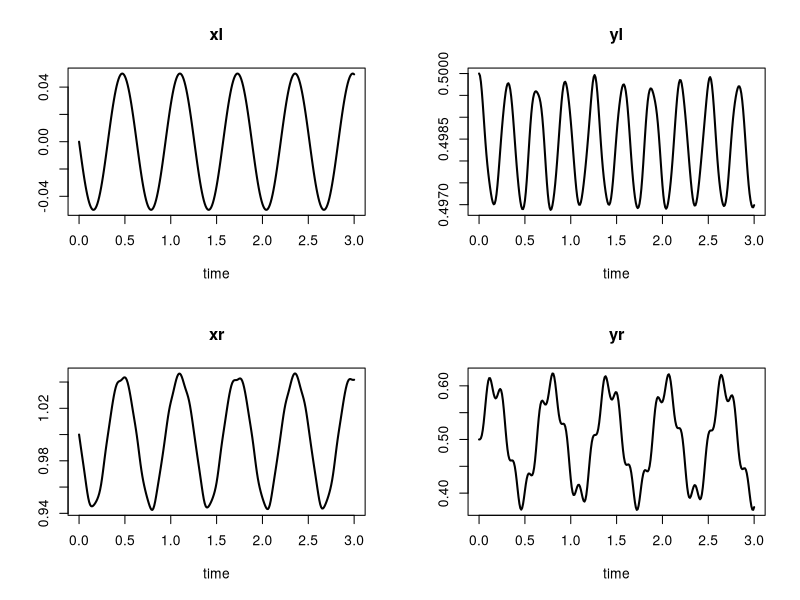
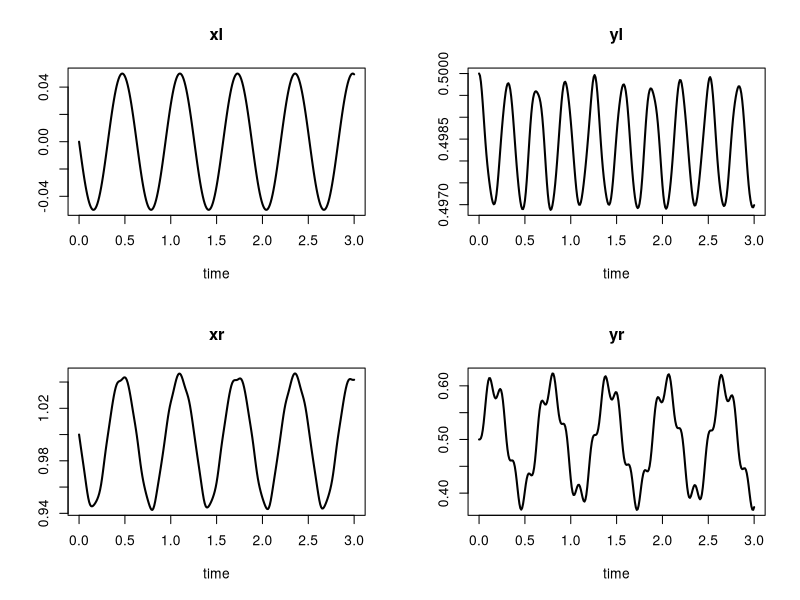
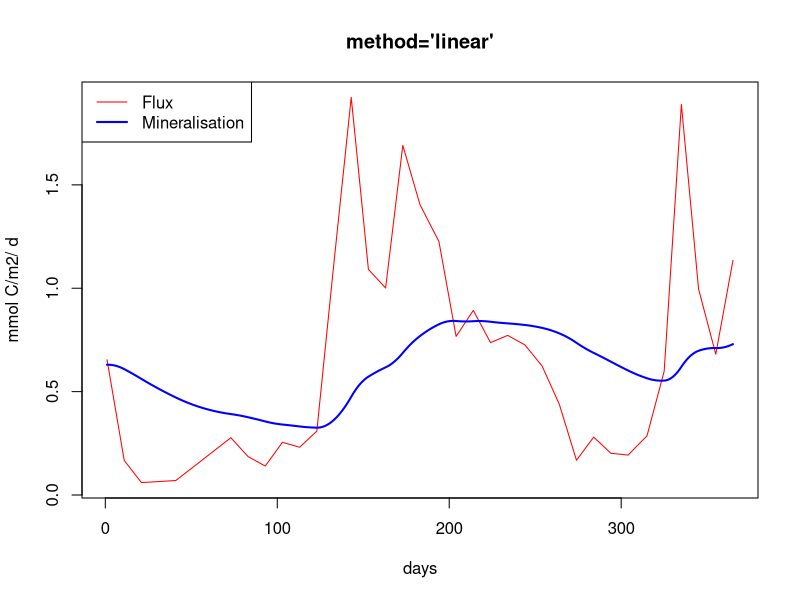
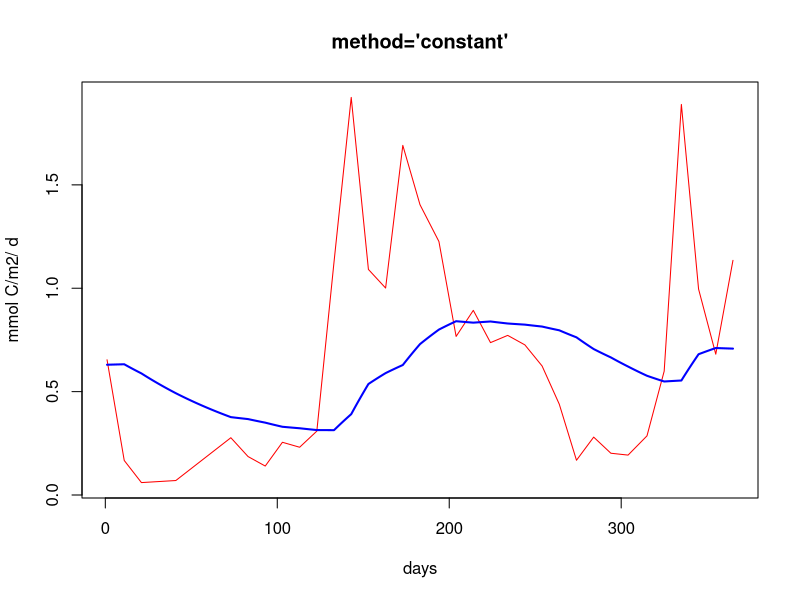
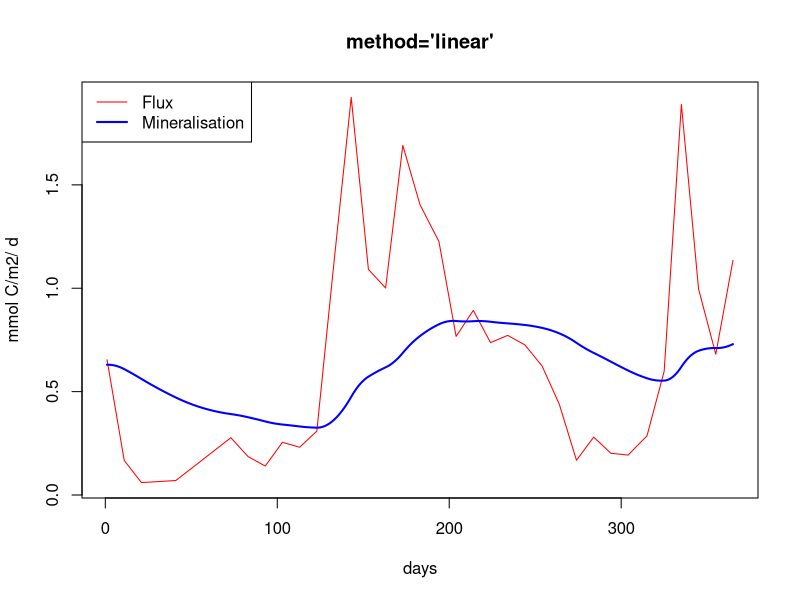
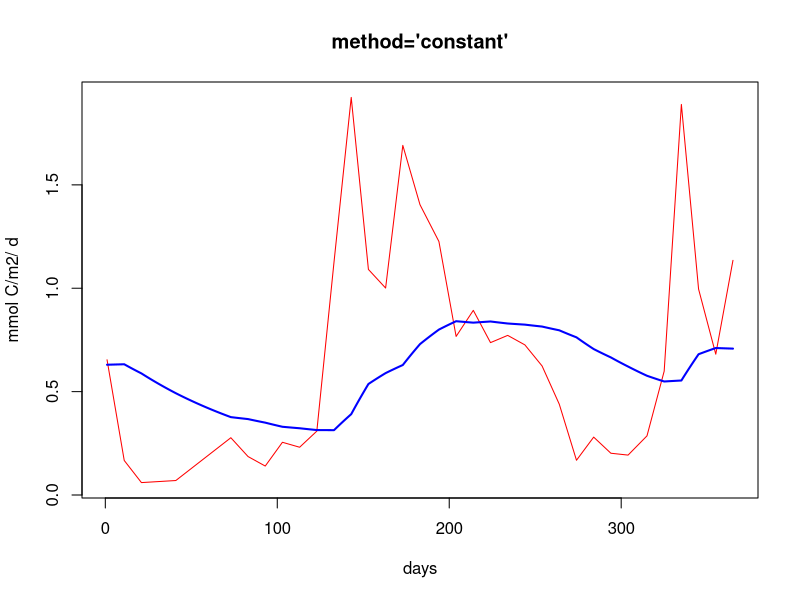
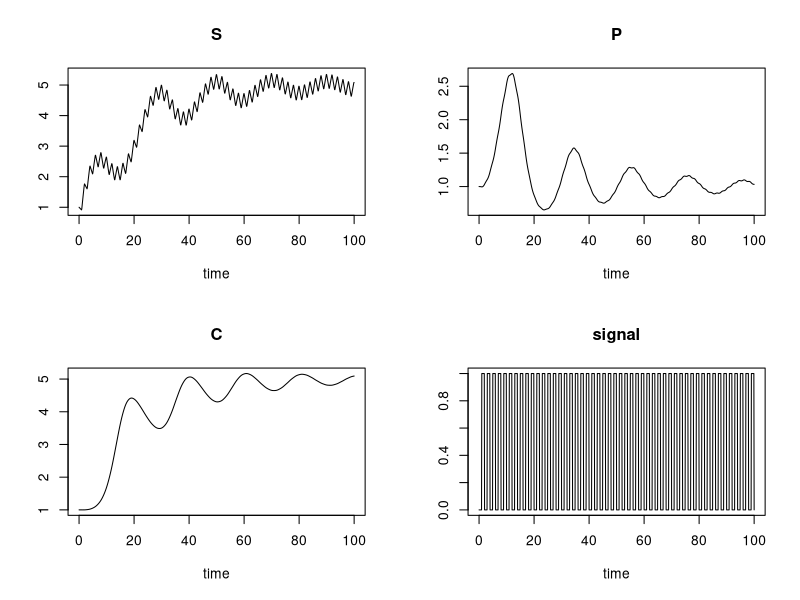
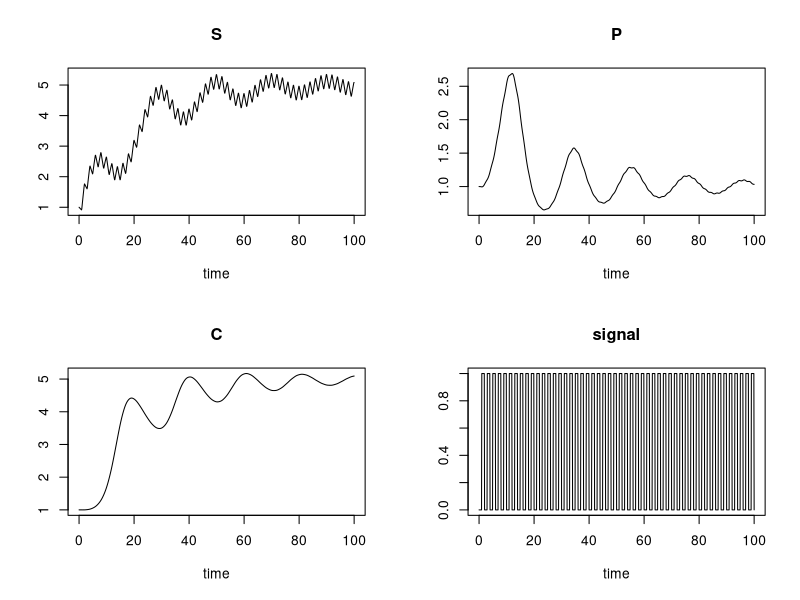

Reproduce these figures in R, in order.
#!/usr/bin/r

### R code from vignette source 'compiledCode.Rnw'

###################################################
### code chunk number 1: preliminaries
###################################################
library("deSolve")
options(prompt = "R> ")
options(width=70)


###################################################
### code chunk number 2: the_Rmodel
###################################################
model <- function(t, Y, parameters) {
  with (as.list(parameters),{
    
    dy1 = -k1*Y[1] + k2*Y[2]*Y[3]
    dy3 = k3*Y[2]*Y[2]
    dy2 = -dy1 - dy3
    
    list(c(dy1, dy2, dy3))
  })
}


###################################################
### code chunk number 3: Jacobian_in_R
###################################################
jac <- function (t, Y, parameters) {
  with (as.list(parameters),{
    
    PD[1,1] <- -k1
    PD[1,2] <- k2*Y[3]
    PD[1,3] <- k2*Y[2]
    PD[2,1] <- k1
    PD[2,3] <- -PD[1,3]
    PD[3,2] <- k3*Y[2]
    PD[2,2] <- -PD[1,2] - PD[3,2]
    
    return(PD)
  })
}


###################################################
### code chunk number 4: Run_Rmodel
###################################################
parms <- c(k1 = 0.04, k2 = 1e4, k3=3e7)
Y     <- c(1.0, 0.0, 0.0)
times <- c(0, 0.4*10^(0:11))
PD    <- matrix(nrow = 3, ncol = 3, data = 0)
out   <- ode(Y, times, model, parms = parms, jacfunc = jac)


###################################################
### code chunk number 5: compile_DLLmodel_F (eval = FALSE)
###################################################
##   system("R CMD SHLIB mymod.f")


###################################################
### code chunk number 6: compile_DLLmodel_C (eval = FALSE)
###################################################
##   system("R CMD SHLIB mymod.c")


###################################################
### code chunk number 7: compiledCode.Rnw:725-767
###################################################
caraxisfun <- function(t, y, parms) {
  with(as.list(c(y, parms)), {
    yb <- r * sin(w * t)
    xb <- sqrt(L * L - yb * yb)
    Ll <- sqrt(xl^2 + yl^2)
    Lr <- sqrt((xr - xb)^2 + (yr - yb)^2)
    
    dxl <- ul; dyl <- vl; dxr <- ur; dyr <- vr
    
    dul  <- (L0-Ll) * xl/Ll      + 2 * lam2 * (xl-xr) + lam1*xb
    dvl  <- (L0-Ll) * yl/Ll      + 2 * lam2 * (yl-yr) + lam1*yb - k * g
    
    dur  <- (L0-Lr) * (xr-xb)/Lr - 2 * lam2 * (xl-xr)
    dvr  <- (L0-Lr) * (yr-yb)/Lr - 2 * lam2 * (yl-yr) - k * g
    
    c1   <- xb * xl + yb * yl
    c2   <- (xl - xr)^2 + (yl - yr)^2 - L * L
    
    list(c(dxl, dyl, dxr, dyr, dul, dvl, dur, dvr, c1, c2))
  })
}
eps <- 0.01; M <- 10; k <- M * eps^2/2;
L <- 1; L0 <- 0.5; r <- 0.1; w <- 10; g <- 1

parameter <- c(eps = eps, M = M, k = k, L = L, L0 = L0,
               r = r, w = w, g = g)

yini <- c(xl = 0, yl = L0, xr = L, yr = L0, ul = -L0/L, vl = 0,
          ur = -L0/L, vr = 0, lam1 = 0, lam2 = 0)

# the mass matrix
Mass      <- diag(nrow = 10, 1)
Mass[5,5] <- Mass[6,6] <- Mass[7,7] <- Mass[8,8] <- M * eps * eps/2
Mass[9,9] <- Mass[10,10] <- 0
Mass

# index of the variables: 4 of index 1, 4 of index 2, 2 of index 3
index <- c(4, 4, 2)

times <- seq(0, 3, by = 0.01)
out <- radau(y = yini, mass = Mass, times = times, func = caraxisfun,
             parms = parameter, nind = index)


###################################################
### code chunk number 8: caraxis
###################################################
plot(out, which = 1:4, type = "l", lwd = 2)


###################################################
### code chunk number 9: figcaraxis
###################################################
plot(out, which = 1:4, type = "l", lwd = 2)


###################################################
### code chunk number 10: compiledCode.Rnw:950-979
###################################################
## the model, 5 state variables
f1 <- function  (t, y, parms) {
  ydot <- vector(len = 5)
  
  ydot[1] <-  0.1*y[1] -0.2*y[2]
  ydot[2] <- -0.3*y[1] +0.1*y[2] -0.2*y[3]
  ydot[3] <-           -0.3*y[2] +0.1*y[3] -0.2*y[4]
  ydot[4] <-                     -0.3*y[3] +0.1*y[4] -0.2*y[5]
  ydot[5] <-                               -0.3*y[4] +0.1*y[5]
  
  return(list(ydot))
}

## the Jacobian, written in banded form
bandjac <- function  (t, y, parms) {
  jac <- matrix(nrow = 3, ncol = 5, byrow = TRUE,
                data = c( 0  , -0.2, -0.2, -0.2, -0.2,
                          0.1,  0.1,  0.1,  0.1,  0.1,
                          -0.3, -0.3, -0.3, -0.3,    0))
  return(jac)
}

## initial conditions and output times
yini  <- 1:5
times <- 1:20

## stiff method, user-generated banded Jacobian
out  <- lsode(yini, times, f1, parms = 0, jactype = "bandusr",
              jacfunc = bandjac, bandup = 1, banddown = 1)


###################################################
### code chunk number 11: compiledCode.Rnw:1062-1073
###################################################
## Parameter values and initial conditions
Parms <- c(0.182, 4.0, 4.0, 0.08, 0.04, 0.74, 0.05, 0.15, 0.32,
           16.17, 281.48, 13.3, 16.17, 5.487, 153.8, 0.04321671,
           0.4027255, 1000, 0.02, 1.0, 3.8)

yini <- c( AI=21, AAM=0, AT=0, AF=0, AL=0, CLT=0,  AM=0  )

## the rate of change
DLLfunc(y = yini, dllname = "deSolve", func = "derivsccl4",
        initfunc = "initccl4", parms = Parms, times = 1,
        nout = 3, outnames = c("DOSE", "MASS", "CP")  )


###################################################
### code chunk number 12: compiledCode.Rnw:1084-1100
###################################################
pars <- c(K = 1, ka   = 1e6, r    = 1)

## Initial conc; D is in equilibrium with A,B
y     <- c(A = 2, B = 3, D = 2*3/pars["K"])

## Initial rate of change
dy  <- c(dA = 0, dB = 0, dD = 0)

## production increases with time
prod <- matrix(nc=2,data=c(seq(0,100,by=10),seq(0.1,0.5,len=11)))

DLLres(y=y,dy=dy,times=5,res="chemres",
       dllname="deSolve", initfunc="initparms",
       initforc="initforcs", parms=pars, forcings=prod,
       nout=2, outnames=c("CONC","Prod"))



###################################################
### code chunk number 13: compiledCode.Rnw:1268-1276
###################################################
Flux <- matrix(ncol=2,byrow=TRUE,data=c(
  1, 0.654, 11, 0.167,   21, 0.060, 41, 0.070, 73,0.277, 83,0.186,
  93,0.140,103, 0.255,  113, 0.231,123, 0.309,133,1.127,143,1.923,
  153,1.091,163,1.001,  173, 1.691,183, 1.404,194,1.226,204,0.767,
  214, 0.893,224,0.737, 234,0.772,244, 0.726,254,0.624,264,0.439,
  274,0.168,284 ,0.280, 294,0.202,304, 0.193,315,0.286,325,0.599,
  335, 1.889,345, 0.996,355,0.681,365,1.135))
head(Flux)


###################################################
### code chunk number 14: compiledCode.Rnw:1281-1282
###################################################
parms <- 0.01


###################################################
### code chunk number 15: compiledCode.Rnw:1288-1290
###################################################
meanDepo <- mean(approx(Flux[,1],Flux[,2], xout=seq(1,365,by=1))$y)
Yini <- c(y=meanDepo/parms)


###################################################
### code chunk number 16: compiledCode.Rnw:1306-1313
###################################################
times <- 1:365
out <- ode(y=Yini, times, func = "scocder",
           parms = parms, dllname = "deSolve",
           initforc="scocforc",  forcings=Flux,
           initfunc = "scocpar", nout = 2,
           outnames = c("Mineralisation","Depo"))
head(out)


###################################################
### code chunk number 17: compiledCode.Rnw:1319-1325
###################################################
fcontrol <- list(method="constant")
out2 <- ode(y=Yini, times, func = "scocder",
            parms = parms, dllname = "deSolve",
            initforc="scocforc",  forcings=Flux, fcontrol=fcontrol,
            initfunc = "scocpar", nout = 2,
            outnames = c("Mineralisation","Depo"))


###################################################
### code chunk number 18: scoc
###################################################
par (mfrow=c(1,2))
plot(out, which = "Depo", col="red",
     xlab="days", ylab="mmol C/m2/ d", main="method='linear'")
lines(out[,"time"], out[,"Mineralisation"], lwd=2, col="blue")
legend("topleft",lwd=1:2,col=c("red","blue"), c("Flux","Mineralisation"))

plot(out, which = "Depo", col="red",
     xlab="days", ylab="mmol C/m2/ d", main="method='constant'")
lines(out2[,"time"], out2[,"Mineralisation"], lwd=2, col="blue")


###################################################
### code chunk number 19: figscoc
###################################################
par (mfrow=c(1,2))
plot(out, which = "Depo", col="red",
     xlab="days", ylab="mmol C/m2/ d", main="method='linear'")
lines(out[,"time"], out[,"Mineralisation"], lwd=2, col="blue")
legend("topleft",lwd=1:2,col=c("red","blue"), c("Flux","Mineralisation"))

plot(out, which = "Depo", col="red",
     xlab="days", ylab="mmol C/m2/ d", main="method='constant'")
lines(out2[,"time"], out2[,"Mineralisation"], lwd=2, col="blue")


###################################################
### code chunk number 20: compiledCode.Rnw:1360-1392
###################################################
SPCmod <- function(t, x, parms, input)  {
  with(as.list(c(parms, x)), {
    import <- input(t)
    dS <- import - b*S*P + g*C    # substrate
    dP <- c*S*P  - d*C*P          # producer
    dC <- e*P*C  - f*C            # consumer
    res <- c(dS, dP, dC)
    list(res, signal = import)
  })
}

## The parameters
parms  <- c(b = 0.1, c = 0.1, d = 0.1, e = 0.1, f = 0.1, g = 0.0)

## vector of timesteps
times  <- seq(0, 100, by=0.1)

## external signal with several rectangle impulses
signal <- as.data.frame(list(times = times,
                             import = rep(0, length(times))))

signal$import <- ifelse((trunc(signal$times) %% 2 == 0), 0, 1)
sigimp <- approxfun(signal$times, signal$import, rule = 2)

## Start values for steady state
xstart <- c(S = 1, P = 1, C = 1)

## Solve model
print (system.time(
  out <- ode(y = xstart,times = times,
             func = SPCmod, parms, input = sigimp)
))


###################################################
### code chunk number 21: lv
###################################################
plot(out)


###################################################
### code chunk number 22: figlv
###################################################
plot(out)


###################################################
### code chunk number 23: compiledCode.Rnw:1511-1514
###################################################
eventdata <- data.frame(var=rep("C",10),time=seq(10,100,10),value=rep(0.5,10),
                        method=rep("multiply",10))
eventdata


###################################################
### code chunk number 24: compiledCode.Rnw:1601-1619
###################################################
derivs <- function(t, y, parms) {
  with(as.list(c(y, parms)), {
    if (t < tau)
      ytau <- c(1, 1)
    else
      ytau <- lagvalue(t - tau, c(1, 2))
    
    dN <- f * N - g * N * P
    dP <- e * g * ytau[1] * ytau[2] - m * P
    list(c(dN, dP), tau=ytau[1], tau=ytau[2])
  })
}

yinit <- c(N = 1, P = 1)
times <- seq(0, 500)
parms <- c(f = 0.1, g = 0.2, e = 0.1, m = 0.1, tau = .2)
yout <- dede(y = yinit, times = times, func = derivs, parms = parms)
head(yout)
